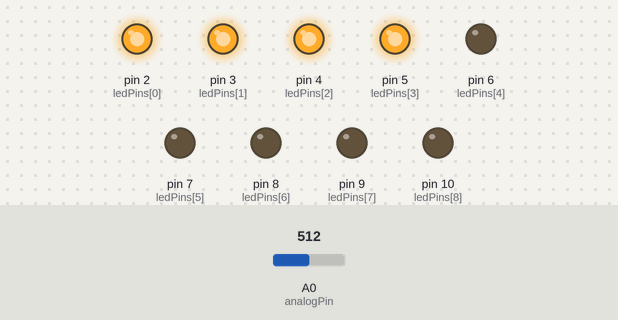
Bench run of a sketch on a simulated Arduino Uno, built with avr-gcc and run on an emulated ATmega328P. Parts: output pins drawn as LEDs (lit = HIGH). Inputs (shaded band) come from the test bench; at power-on: A0 (analogPin) = 512.

Above: at 1.2 s.
1.3 s: A0 (analogPin) set to 561
2.8 s: A0 (analogPin) set to 587
At 3.4 s:
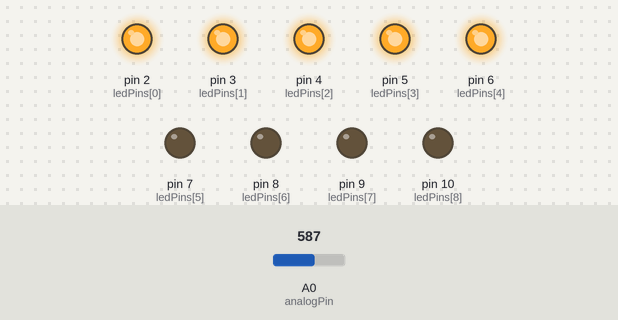
4.3 s: A0 (analogPin) set to 716
At 5.5 s:
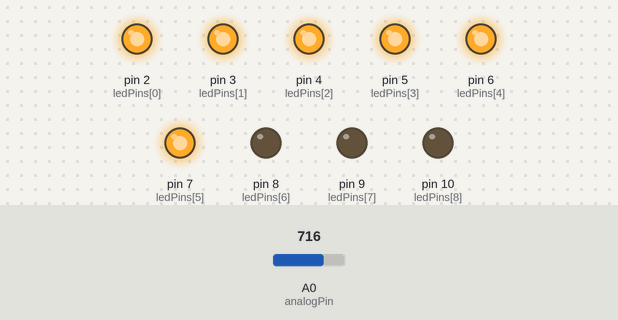
5.8 s: A0 (analogPin) set to 778
7.3 s: A0 (analogPin) set to 810
At 8.0 s:
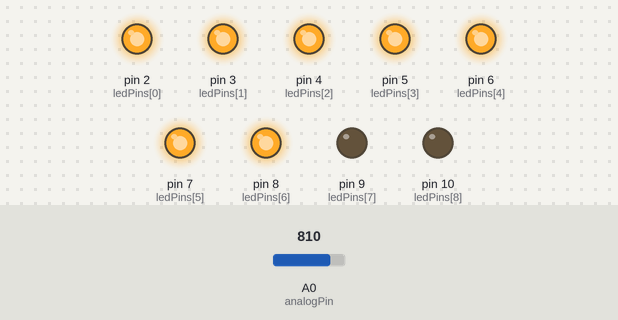
8.8 s: A0 (analogPin) set to 511
At 9.1 s:
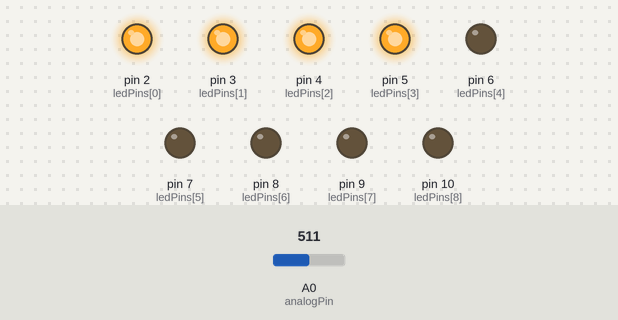
Timing chart, 0 to 11.3 s (numbered marks = the images above; inputs shaded):
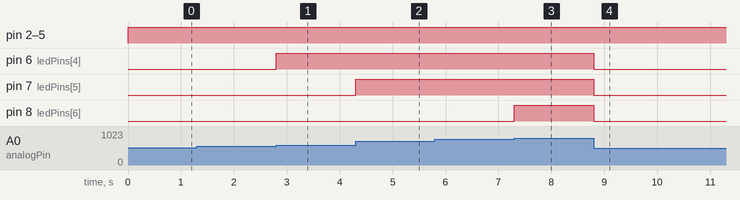

The sketch:

projeto_3_grafico_de_barras.ino
```cpp
// Cria um grafico de barras com LEDS com base no valor fornecido pelo potenciometro

const int analogPin = A0; // Pino conectado ao potenciometro
const int ledCount = 9; // Número máximo de LEDS
int ledPins[] = {2, 3, 4, 5, 6, 7, 8, 9, 10}; // Pinos conectados aos LEDS --> Array de LEDS
```

Loop.ino
```cpp
void loop() {
  int sensorReading = analogRead(analogPin); // Entrada analogica
  int ledLevel = map(sensorReading, 0, 1023, 0, ledCount); // Converte, atraves do comando map, os valores de 0 a 1023 para 0 até 9 (quantidade de LEDS)
  for (int thisLed = 0; thisLed < ledCount; thisLed++) { // Laço de repetição para os 9 LEDS definidos
    if (thisLed < ledLevel) { // Condicão para verificar se o thisLed é menor que 9, acendendo a sequencia especifica
      digitalWrite(ledPins[thisLed], HIGH); // Acende os LEDS em sequencia especifica, definida pelo Array
    } else {
      digitalWrite(ledPins[thisLed], LOW); // Apaga os LEDS em sequencia especifica, definida pelo Array
    }
  }
}
```

Setup.ino
```cpp
void setup() {
  for (int thisLed = 0; thisLed < ledCount; thisLed++) { //Laço de repetição para os 9 LEDS definidos
    pinMode(ledPins[thisLed], OUTPUT); // Definir os pinos LEDS com saida
  }
}
```

Measured:
- the behaviour switches between 568 and 569 on A0 (analogPin) (found by bisection; images 0 and 1)
- the behaviour switches between 795 and 796 on A0 (analogPin) (found by bisection; images 2 and 3)
- after the input at 1.3 s, every drawn part: stays the same
- after the input at 2.8 s, pin 6 (ledPins[4]): LOW → HIGH at once
- after the input at 4.3 s, pin 7 (ledPins[5]): LOW → HIGH at once
- after the input at 5.8 s, every drawn part: stays the same
- after the input at 7.3 s, pin 8 (ledPins[6]): LOW → HIGH at once
- after the input at 8.8 s, pin 6 (ledPins[4]), pin 7 (ledPins[5]), pin 8 (ledPins[6]): HIGH → LOW at once
